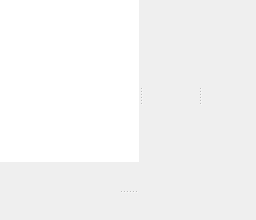
          <widget class="QWidget" name="lytTabRedac">
           <attribute name="title">
            <string>Redaction</string>
           </attribute>
           <layout class="QVBoxLayout" name="verticalLayout_15">
            <property name="leftMargin">
             <number>0</number>
            </property>
            <property name="topMargin">
             <number>0</number>
            </property>
            <property name="rightMargin">
             <number>0</number>
            </property>
            <property name="bottomMargin">
             <number>0</number>
            </property>
            <item>
             <widget class="QSplitter" name="splitterRedacV">
              <property name="orientation">
               <enum>Qt::Vertical</enum>
              </property>
              <property name="childrenCollapsible">
               <bool>false</bool>
              </property>
              <widget class="QSplitter" name="splitterRedacH">
               <property name="orientation">
                <enum>Qt::Horizontal</enum>
               </property>
               <property name="childrenCollapsible">
                <bool>false</bool>
               </property>
               <widget class="QWidget" name="treeRedacWidget" native="true">
                <layout class="QVBoxLayout" name="verticalLayout_30">
                 <property name="leftMargin">
                  <number>0</number>
                 </property>
                 <property name="topMargin">
                  <number>0</number>
                 </property>
                 <property name="rightMargin">
                  <number>0</number>
                 </property>
                 <property name="bottomMargin">
                  <number>0</number>
                 </property>
                 <item>
                  <widget class="treeView" name="treeRedacOutline">
                   <property name="autoFillBackground">
                    <bool>true</bool>
                   </property>
                   <property name="frameShape">
                    <enum>QFrame::NoFrame</enum>
                   </property>
                   <property name="editTriggers">
                    <set>QAbstractItemView::EditKeyPressed</set>
                   </property>
                   <attribute name="headerVisible">
                    <bool>false</bool>
                   </attribute>
                  </widget>
                 </item>
                 <item>
                  <layout class="QHBoxLayout" name="horizontalLayout_31">
                   <item>
                    <widget class="QPushButton" name="btnRedacAddFolder">
                     <property name="text">
                      <string/>
                     </property>
                     <property name="icon">
                      <iconset theme="folder-new">
                       <normaloff>../../../../../../../.designer/backup</normaloff>../../../../../../../.designer/backup</iconset>
                     </property>
                     <property name="flat">
                      <bool>true</bool>
                     </property>
                    </widget>
                   </item>
                   <item>
                    <widget class="QPushButton" name="btnRedacAddText">
                     <property name="text">
                      <string/>
                     </property>
                     <property name="icon">
                      <iconset theme="document-new">
                       <normaloff>../../../../../../../.designer/backup</normaloff>../../../../../../../.designer/backup</iconset>
                     </property>
                     <property name="flat">
                      <bool>true</bool>
                     </property>
                    </widget>
                   </item>
                   <item>
                    <widget class="QPushButton" name="btnRedacRemoveItem">
                     <property name="text">
                      <string/>
                     </property>
                     <property name="icon">
                      <iconset theme="list-remove">
                       <normaloff>../../../../../../../.designer/backup</normaloff>../../../../../../../.designer/backup</iconset>
                     </property>
                     <property name="flat">
                      <bool>true</bool>
                     </property>
                    </widget>
                   </item>
                   <item>
                    <spacer name="horizontalSpacer_7">
                     <property name="orientation">
                      <enum>Qt::Horizontal</enum>
                     </property>
                     <property name="sizeHint" stdset="0">
                      <size>
                       <width>40</width>
                       <height>20</height>
                      </size>
                     </property>
                    </spacer>
                   </item>
                  </layout>
                 </item>
                </layout>
               </widget>
               <widget class="mainEditor" name="mainEditor" native="true"/>
               <widget class="metadataView" name="redacMetadata" native="true"/>
              </widget>
              <widget class="storylineView" name="storylineView" native="true"/>
             </widget>
            </item>
           </layout>
          </widget>
